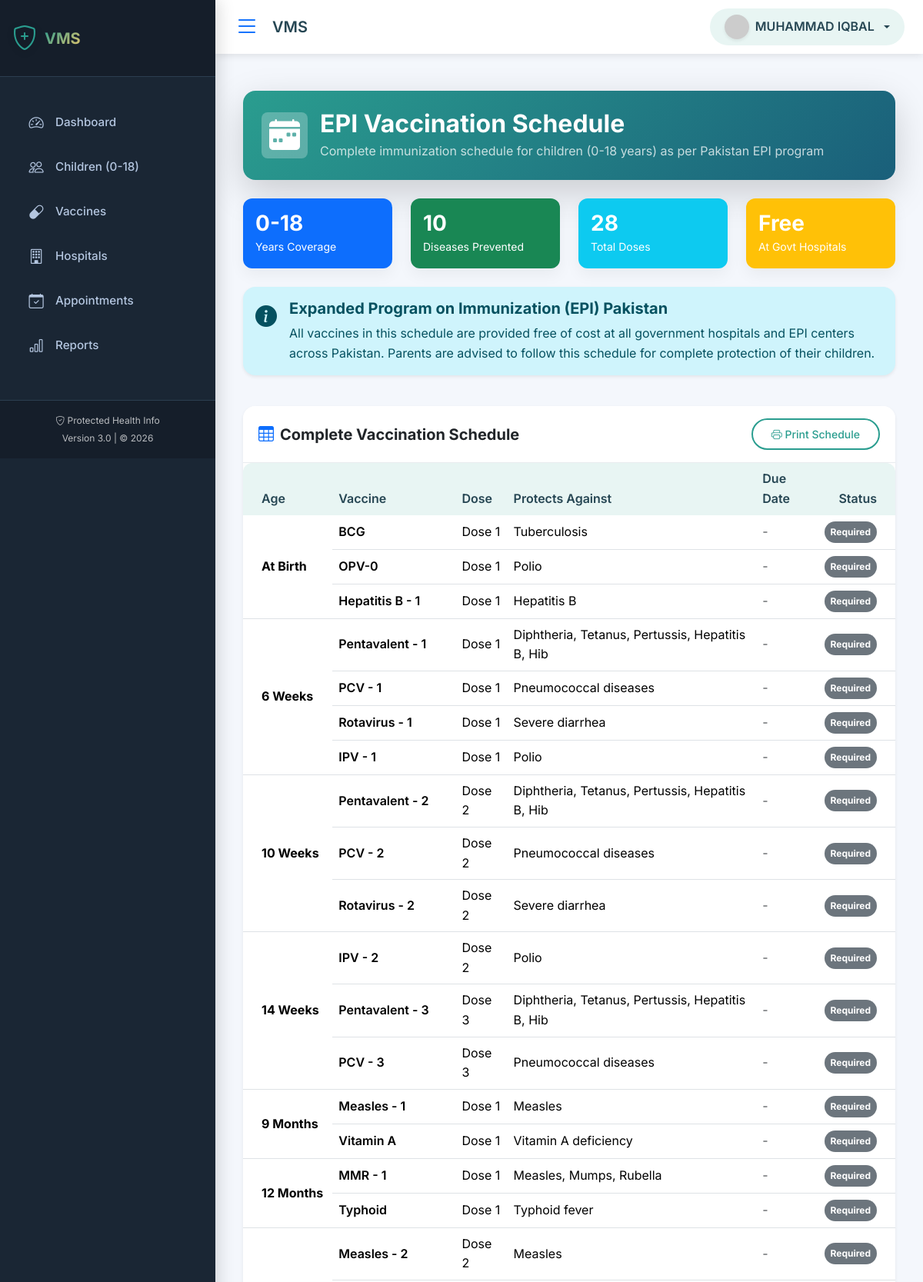
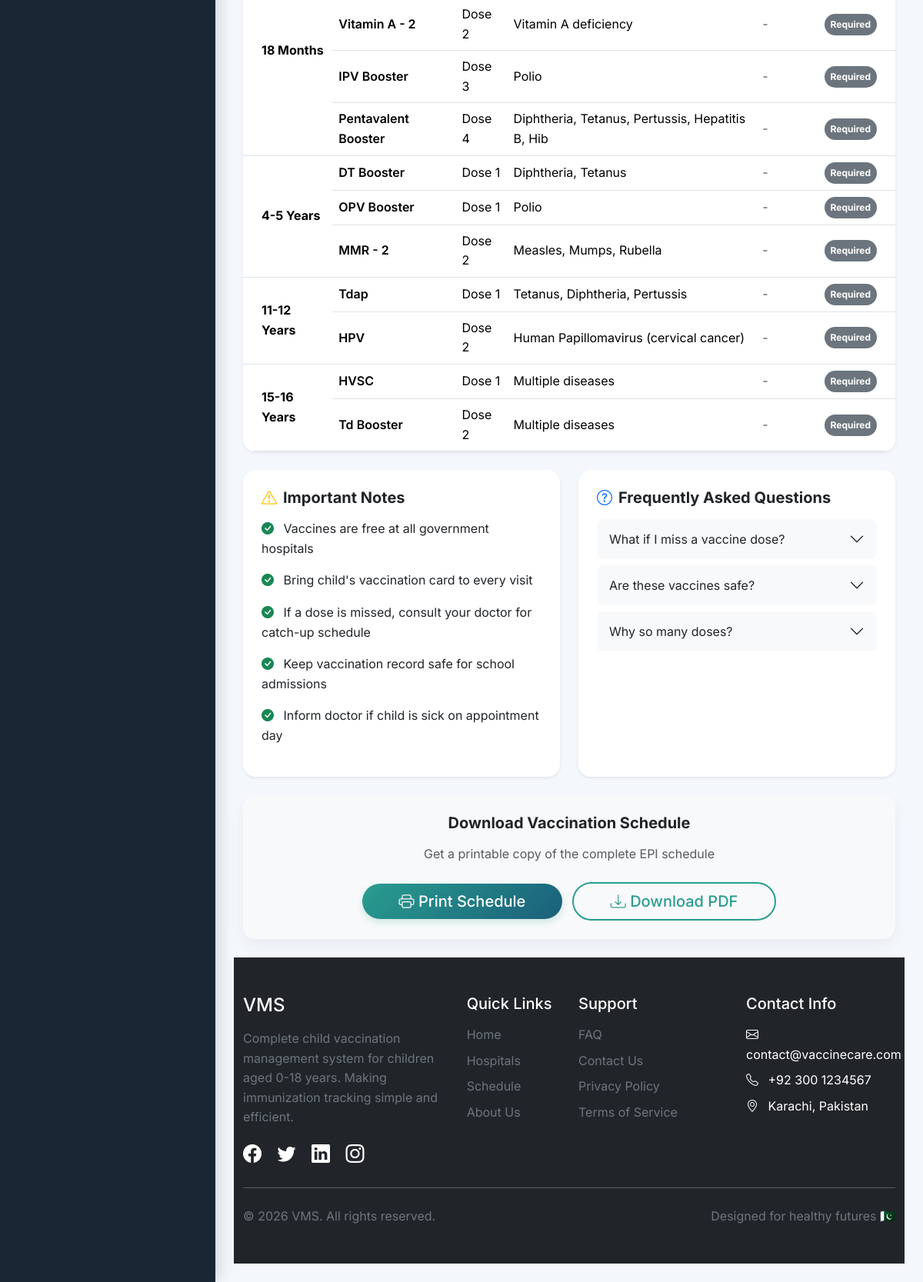
The page /vaccination_schedule.php (signed in) on the database its author committed (2 pictures, top to bottom).
### tables this page shows
CREATE TABLE `vaccines` (
  `id` int(11) NOT NULL,
  `vaccine_name` varchar(100) NOT NULL,
  `description` text DEFAULT NULL,
  `age_group` varchar(50) NOT NULL,
  `dose_number` int(11) DEFAULT NULL,
  `is_epi` tinyint(1) DEFAULT 1,
  `is_mandatory` tinyint(1) DEFAULT 1,
  `status` enum('available','unavailable') DEFAULT 'available',
  `notes` text DEFAULT NULL,
  `created_at` timestamp NOT NULL DEFAULT current_timestamp()
);

### vaccination_schedule.php (the view, shortened to what this page needs)
<?php
require_once 'db_config.php';
$vaccines_query = "SELECT * FROM vaccines ORDER BY
                   CASE age_group
                       WHEN 'At Birth' THEN 1
                       WHEN '6 Weeks' THEN 2
                       WHEN '10 Weeks' THEN 3
                       WHEN '14 Weeks' THEN 4
                       WHEN '9 Months' THEN 5
                       WHEN '12 Months' THEN 6
                       WHEN '18 Months' THEN 7
                       WHEN '4-5 Years' THEN 8
                       WHEN '11-12 Years' THEN 9
                       WHEN '15-16 Years' THEN 10
                       ELSE 11
                   END, dose_number";
$vaccines_result = $conn->query($vaccines_query);
$schedule = [];
while ($vaccine = $vaccines_result->fetch_assoc()) {
    $age_group = $vaccine['age_group'];
    if (!isset($schedule[$age_group])) {
        $schedule[$age_group] = [];
    }
    $schedule[$age_group][] = $vaccine;
}
$age_groups_order = [
    'At Birth',
    '6 Weeks',
    '10 Weeks',
    '14 Weeks',
    '9 Months',
    '12 Months',
    '18 Months',
    '4-5 Years',
    '11-12 Years',
    '15-16 Years'
];
$child_info = null;
include_once 'header.php';
?>
<div class="container-fluid py-4">
    <div class="row mb-4">
        <div class="col-12">
            <div class="bg-gradient-primary text-white rounded-4 p-4 shadow-lg">
                <div class="d-flex align-items-center">
                    <div class="avatar-circle bg-white bg-opacity-25 p-3 rounded-3 me-3">
                        <i class="bi bi-calendar-week-fill fs-1"></i>
                    </div>
                    <div>
                        <h2 class="fw-bold mb-1">EPI Vaccination Schedule</h2>
                        <p class="mb-0 opacity-75">Complete immunization schedule for children (0-18 years) as per Pakistan EPI program</p>
                    </div>
                </div>
            </div>
        </div>
    </div>
    <div class="row mb-4">
        <div class="col-md-3">
            <div class="card border-0 bg-primary text-white">
                <div class="card-body p-3">
                    <h3 class="fw-bold mb-0">0-18</h3>
                    <small>Years Coverage</small>
                </div>
            </div>
        </div>
        <div class="col-md-3">
            <div class="card border-0 bg-success text-white">
                <div class="card-body p-3">
                    <h3 class="fw-bold mb-0">10</h3>
                    <small>Diseases Prevented</small>
                </div>
            </div>
        </div>
        <div class="col-md-3">
            <div class="card border-0 bg-info text-white">
                <div class="card-body p-3">
                    <h3 class="fw-bold mb-0"><?php
                        $count = $conn->query("SELECT COUNT(*) as total FROM vaccines")->fetch_assoc()['total'];
                        echo $count;
                    ?></h3>
                    <small>Total Doses</small>
                </div>
            </div>
        </div>
        <div class="col-md-3">
            <div class="card border-0 bg-warning text-white">
                <div class="card-body p-3">
                    <h3 class="fw-bold mb-0">Free</h3>
                    <small>At Govt Hospitals</small>
                </div>
            </div>
        </div>
    </div>
    <div class="row mb-4">
        <div class="col-12">
            <div class="alert alert-info rounded-4 border-0 shadow-sm">
                <div class="d-flex">
                    <i class="bi bi-info-circle-fill fs-3 me-3"></i>
                    <div>
                        <h5 class="fw-bold">Expanded Program on Immunization (EPI) Pakistan</h5>
                        <p class="mb-0">All vaccines in this schedule are provided free of cost at all government hospitals and EPI centers across Pakistan. Parents are advised to follow this schedule for complete protection of their children.</p>
                    </div>
                </div>
            </div>
        </div>
    </div>
    <div class="card border-0 shadow-sm rounded-4 mb-4">
        <div class="card-header bg-white py-3 d-flex justify-content-between align-items-center">
            <h5 class="fw-bold mb-0"><i class="bi bi-table me-2 text-primary"></i>Complete Vaccination Schedule</h5>
            <button class="btn btn-sm btn-outline-primary" onclick="window.print()">
                <i class="bi bi-printer"></i> Print Schedule
            </button>
        </div>
        <div class="card-body p-0">
            <div class="table-responsive">
                <table class="table table-hover mb-0 no-datatable" id="scheduleTable">
                    <thead class="bg-light">
                        <tr>
                            <th class="ps-4">Age</th>
                            <th>Vaccine</th>
                            <th>Dose</th>
                            <th>Protects Against</th>
                            <th>Due Date</th>
                            <th class="text-end pe-4">Status</th>
                        </tr>
                    </thead>
                    <tbody>
                        <?php
                        foreach ($age_groups_order as $age_group):
                            $age_vaccines = $schedule[$age_group];
                            $rowspan = count($age_vaccines);
                            $first = true;
                            foreach ($age_vaccines as $vaccine):
                                $due_date = '';
                                $status_class = '';
                                $status_text = '';
                        ?>
                        <tr>
                            <?php if ($first): ?>
                                <td class="ps-4 align-middle" rowspan="<?php echo $rowspan; ?>">
                                    <span class="fw-bold"><?php echo $age_group; ?></span>
                                </td>
                                <?php $first = false; ?>
                            <?php endif; ?>
                            <td>
                                <span class="fw-semibold"><?php echo $vaccine['vaccine_name']; ?></span>
                            </td>
                            <td>Dose <?php echo $vaccine['dose_number']; ?></td>
                            <td>
                                <?php
                                if ($vaccine['vaccine_name'] == 'BCG') echo 'Tuberculosis';
                                elseif (strpos($vaccine['vaccine_name'], 'Pentavalent') !== false) echo 'Diphtheria, Tetanus, Pertussis, Hepatitis B, Hib';
                                elseif (strpos($vaccine['vaccine_name'], 'PCV') !== false) echo 'Pneumococcal diseases';
                                elseif (strpos($vaccine['vaccine_name'], 'Rotavirus') !== false) echo 'Severe diarrhea';
                                elseif (strpos($vaccine['vaccine_name'], 'IPV') !== false || strpos($vaccine['vaccine_name'], 'OPV') !== false) echo 'Polio';
 elseif (strpos($vaccine['vaccine_name'], 'Measles') !== false) echo 'Measles';
 elseif (strpos($vaccine['vaccine_name'], 'MMR') !== false) echo 'Measles, Mumps, Rubella';
 elseif (strpos($vaccine['vaccine_name'], 'Typhoid') !== false) echo 'Typhoid fever';
 elseif (strpos($vaccine['vaccine_name'], 'Hepatitis') !== false) echo 'Hepatitis B';
 elseif (strpos($vaccine['vaccine_name'], 'DT') !== false) echo 'Diphtheria, Tetanus';
 elseif (strpos($vaccine['vaccine_name'], 'Tdap') !== false) echo 'Tetanus, Diphtheria, Pertussis';
 elseif (strpos($vaccine['vaccine_name'], 'HPV') !== false) echo 'Human Papillomavirus (cervical cancer)';
 elseif (strpos($vaccine['vaccine_name'], 'Vitamin') !== false) echo 'Vitamin A deficiency';
 else echo 'Multiple diseases';
                                ?>
                            </td>
                            <td>
                                <?php if ($child_info): ?>
                                    <span class="<?php echo $status_class == 'bg-warning' ? 'text-warning fw-bold' : ''; ?>">
                                        <?php echo $due_date; ?>
                                    </span>
                                <?php else: ?>
                                    <span class="text-muted">-</span>
                                <?php endif; ?>
                            </td>
                            <td class="text-end pe-4">
                                <?php if ($child_info): ?>
                                    <span class="badge <?php echo $status_class; ?> rounded-pill p-2">
                                        <?php echo $status_text; ?>
                                    </span>
                                <?php else: ?>
                                    <span class="badge bg-secondary rounded-pill p-2">Required</span>
                                <?php endif; ?>
                            </td>
                        </tr>
                        <?php
                            endforeach;
                        endforeach;
                        ?>
                    </tbody>
                </table>
            </div>
        </div>
    </div>
    <div class="row">
        <div class="col-md-6">
            <div class="card border-0 shadow-sm rounded-4 h-100">
                <div class="card-body p-4">
                    <h5 class="fw-bold mb-3"><i class="bi bi-exclamation-triangle text-warning me-2"></i>Important Notes</h5>
                    <ul class="list-unstyled">
                        <li class="mb-3"><i class="bi bi-check-circle-fill text-success me-2"></i> Vaccines are free at all government hospitals</li>
                        <li class="mb-3"><i class="bi bi-check-circle-fill text-success me-2"></i> Bring child's vaccination card to every visit</li>
                        <li class="mb-3"><i class="bi bi-check-circle-fill text-success me-2"></i> If a dose is missed, consult your doctor for catch-up schedule</li>
                        <li class="mb-3"><i class="bi bi-check-circle-fill text-success me-2"></i> Keep vaccination record safe for school admissions</li>
                        <li><i class="bi bi-check-circle-fill text-success me-2"></i> Inform doctor if child is sick on appointment day</li>
                    </ul>
                </div>
            </div>
        </div>
        <div class="col-md-6">
            <div class="card border-0 shadow-sm rounded-4 h-100">
                <div class="card-body p-4">
                    <h5 class="fw-bold mb-3"><i class="bi bi-question-circle text-primary me-2"></i>Frequently Asked Questions</h5>
                    <div class="accordion" id="faqAccordion">
                        <div class="accordion-item border-0 mb-2">
                            <h2 class="accordion-header">
                                <button class="accordion-button collapsed bg-light rounded-3 p-3" type="button" data-bs-toggle="collapse" data-bs-target="#faq1">
                                    What if I miss a vaccine dose?
                                </button>
                            </h2>
                        </div>
                        <div class="accordion-item border-0 mb-2">
                            <h2 class="accordion-header">
                                <button class="accordion-button collapsed bg-light rounded-3 p-3" type="button" data-bs-toggle="collapse" data-bs-target="#faq2">
                                    Are these vaccines safe?
                                </button>
                            </h2>
                        </div>
                        <div class="accordion-item border-0">
                            <h2 class="accordion-header">
                                <button class="accordion-button collapsed bg-light rounded-3 p-3" type="button" data-bs-toggle="collapse" data-bs-target="#faq3">
                                    Why so many doses?
                                </button>
                            </h2>
                        </div>
                    </div>
                </div>
            </div>
        </div>
    </div>
    <div class="row mt-4">
        <div class="col-12">
            <div class="card border-0 bg-light rounded-4">
                <div class="card-body p-4 text-center">
                    <h5 class="fw-bold mb-3">Download Vaccination Schedule</h5>
                    <p class="text-muted mb-4">Get a printable copy of the complete EPI schedule</p>
                    <a href="#" class="btn btn-primary btn-lg px-5 me-2" onclick="window.print()">
                        <i class="bi bi-printer"></i> Print Schedule
                    </a>
                    <a href="download_schedule.php" class="btn btn-outline-primary btn-lg px-5">
                        <i class="bi bi-download"></i> Download PDF
                    </a>
                </div>
            </div>
        </div>
    </div>
</div>
<?php include_once 'footer.php'; ?>

### header.php (style rules this page uses)
:root { --primary: #2A9D8F; --primary-dark: #1a5f7a; --primary-light: #e8f5f3; --primary-gradient: linear-gradient(135deg, #2A9D8F, #1a5f7a); --secondary: #E9C46A; --secondary-dark: #d4a517; --secondary-light: #fcf2de; --success: #2A9D8F; --warning: #E9C46A; --danger: #E76F51; --info: #4A90E2; --dark: #264653; --gray: #6c757d; --light-gray: #e9ecef; --lighter-gray: #f8f9fa; --white: #ffffff; --sidebar-bg: #1a2634; --sidebar-hover: #2c3e50; --sidebar-active: #2A9D8F; --sidebar-text: #b4c6e0; --sidebar-text-active: #ffffff; --sidebar-border: #2c3e50; --header-bg: #ffffff; --header-text: #264653; --header-shadow: 0 2px 10px rgba(0,0,0,0.1); --border-radius: 12px; --box-shadow: 0 8px 20px rgba(0,0,0,0.05); --transition: all 0.3s ease; --body-bg: #f4f7fc; }
* { margin: 0; padding: 0; box-sizing: border-box; }
body { font-family: 'Inter', sans-serif; background-color: var(--body-bg); color: var(--dark); line-height: 1.6; min-height: 100vh; overflow-x: hidden; }
.card { border: none; border-radius: var(--border-radius); box-shadow: var(--box-shadow); transition: var(--transition); overflow: hidden; }
.card-header { background: transparent; border-bottom: 1px solid var(--light-gray); padding: 1rem 1.25rem; font-weight: 600; }
.table { background: var(--white); border-radius: var(--border-radius); overflow: hidden; box-shadow: var(--box-shadow); }
.table thead th { background: var(--primary-light); color: var(--dark); font-weight: 600; border-bottom: none; }
.btn-primary { background: var(--primary-gradient); border: none; border-radius: 25px; padding: 0.5rem 1.5rem; font-weight: 500; transition: var(--transition); box-shadow: 0 4px 10px rgba(42, 157, 143, 0.2); }
.btn-outline-primary { border: 2px solid var(--primary); color: var(--primary); border-radius: 25px; padding: 0.5rem 1.5rem; font-weight: 500; transition: var(--transition); }
.alert { border: none; border-radius: var(--border-radius); box-shadow: 0 5px 15px rgba(0,0,0,0.1); animation: slideIn 0.3s ease; }
.bg-gradient-primary { background: var(--primary-gradient); }

### vaccination_schedule.php (style rules this page uses)
.navbar, .sidebar, .footer, .btn, .avatar-circle, .card-header .btn, .row.mb-4, .bg-gradient-primary { display: none !important; }
body { background: white; padding: 20px; }
.container-fluid { padding: 0; }
.card { box-shadow: none !important; border: 1px solid #ddd !important; }
.table { border: 1px solid #000; }
.table th { background: #f0f0f0 !important; color: black !important; }
.badge { border: 1px solid #000; color: black !important; background: white !important; }
.bg-success, .bg-warning, .bg-secondary { background: white !important; }
.bg-gradient-primary { background: linear-gradient(135deg, #2A9D8F, #1a5f7a); }
.avatar-circle { width: 60px; height: 60px; display: flex; align-items: center; justify-content: center; }
.table td { vertical-align: middle; }

### rows shown on the page
vaccines: age_group "At Birth", vaccine_name "BCG", dose_number "1", shows "Tuberculosis"
vaccines: vaccine_name "OPV-0", dose_number "1", shows "Polio"
vaccines: vaccine_name "Hepatitis B - 1", dose_number "1"
vaccines: age_group "6 Weeks", vaccine_name "Pentavalent - 1", dose_number "1", shows "Diphtheria, Tetanus, Pertussis, Hepatitis B, Hib"
vaccines: vaccine_name "PCV - 1", dose_number "1", shows "Pneumococcal diseases"
vaccines: vaccine_name "Rotavirus - 1", dose_number "1", shows "Severe diarrhea"
vaccines: vaccine_name "IPV - 1", dose_number "1", shows "Polio"
vaccines: age_group "10 Weeks", vaccine_name "Pentavalent - 2", dose_number "2", shows "Diphtheria, Tetanus, Pertussis, Hepatitis B, Hib"
vaccines: vaccine_name "PCV - 2", dose_number "2", shows "Pneumococcal diseases"
vaccines: vaccine_name "Rotavirus - 2", dose_number "2", shows "Severe diarrhea"
vaccines: age_group "14 Weeks", vaccine_name "IPV - 2", dose_number "2", shows "Polio"
vaccines: vaccine_name "Pentavalent - 3", dose_number "3", shows "Diphtheria, Tetanus, Pertussis, Hepatitis B, Hib"
vaccines: vaccine_name "PCV - 3", dose_number "3", shows "Pneumococcal diseases"
vaccines: age_group "9 Months", vaccine_name "Measles - 1", dose_number "1"
vaccines: vaccine_name "Vitamin A", dose_number "1", shows "Vitamin A deficiency"
vaccines: age_group "12 Months", vaccine_name "MMR - 1", dose_number "1", shows "Measles, Mumps, Rubella"
vaccines: vaccine_name "Typhoid", dose_number "1", shows "Typhoid fever"
vaccines: age_group "18 Months", vaccine_name "Measles - 2", dose_number "2"
vaccines: vaccine_name "Vitamin A - 2", dose_number "2", shows "Vitamin A deficiency"
vaccines: vaccine_name "IPV Booster", dose_number "3", shows "Polio"
vaccines: vaccine_name "Pentavalent Booster", dose_number "4", shows "Diphtheria, Tetanus, Pertussis, Hepatitis B, Hib"
vaccines: age_group "4-5 Years", vaccine_name "DT Booster", dose_number "1", shows "Diphtheria, Tetanus"
vaccines: vaccine_name "OPV Booster", dose_number "1", shows "Polio"
vaccines: vaccine_name "MMR - 2", dose_number "2", shows "Measles, Mumps, Rubella"
vaccines: age_group "11-12 Years", vaccine_name "Tdap", dose_number "1", shows "Tetanus, Diphtheria, Pertussis"
vaccines: vaccine_name "HPV", dose_number "2", shows "Human Papillomavirus (cervical cancer)"
vaccines: age_group "15-16 Years", vaccine_name "HVSC", dose_number "1", shows "Multiple diseases"
vaccines: vaccine_name "Td Booster", dose_number "2", shows "Multiple diseases"

### other values the page prints
getSetting('site_name', 'VaccineCare') "VMS"
$user_name "MUHAMMAD IQBAL"
$count "28"
getSetting('contact_email', 'info@vaccinecare.com') "contact@vaccinecare.com"
getSetting('contact_phone', '+92 300 1234567') "+92 300 1234567"
